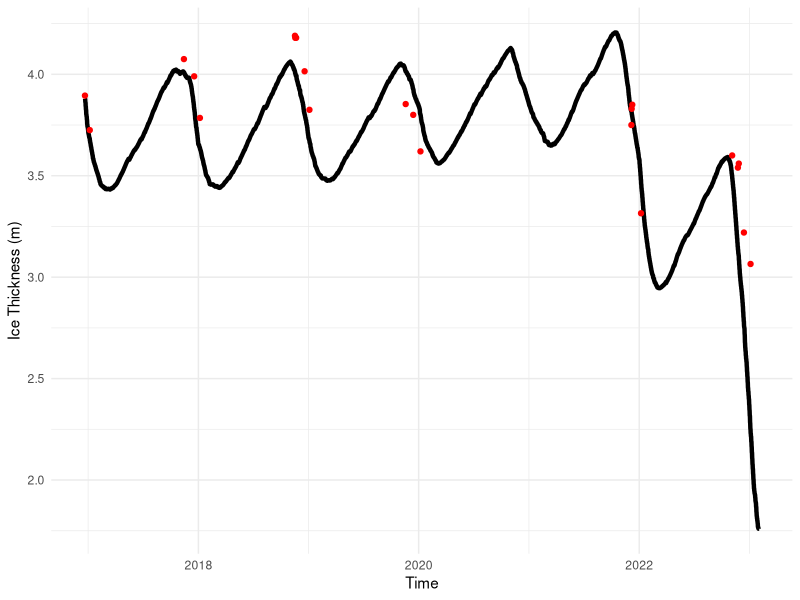
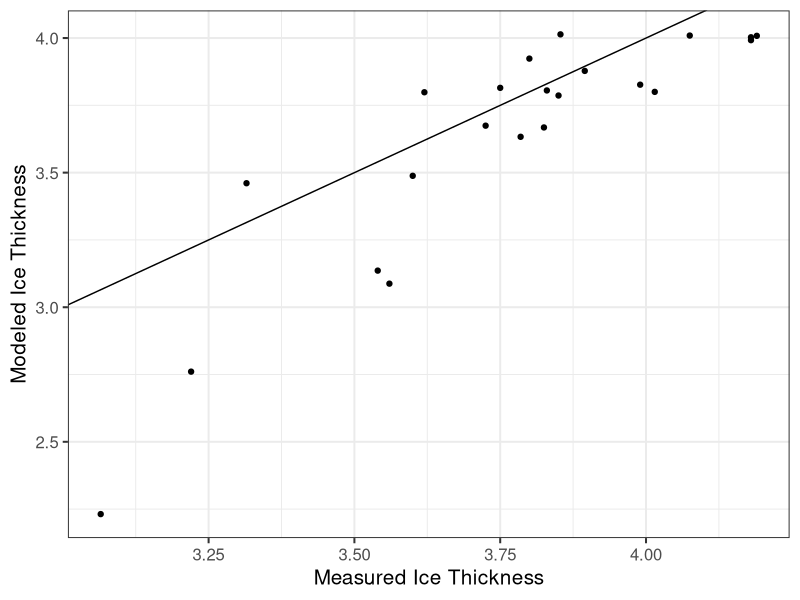
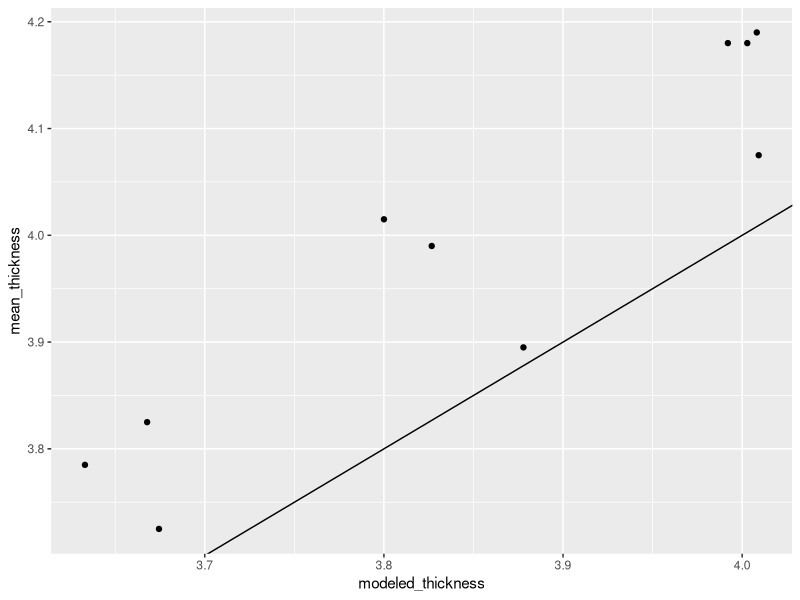

The R script that drew these images, in order:
########## Thermal Diffusion Model Result Interpretation #########
library(tidyverse)

setwd("/Users/charliedougherty/Documents/R-Repositories/MCM-LTER-MS")

# load file
GEE_corrected <- read_csv("data/thermal diffusion model data/model_outputs/GEE_output_corrected_20250304.csv") |> 
  group_by(time) |> 
  summarize(thickness = max(thickness)) |> 
  mutate(time = ymd_hms(time)) |> 
  filter(time < "2023-02-01")

# ice thickness data
ice_thick <- read_csv("data/lake ice/mcmlter-lake-ice_thickness-20230726 (1).csv") |>
  mutate(date_time = mdy_hm(date_time), 
         z_water_m = z_water_m*-1) |> 
  filter(lake == "East Lake Bonney", 
         ) |> 
  filter(date_time > "2016-12-01" & date_time < "2025-02-01") |> 
  group_by(date_time) |> 
  summarize(mean_thickness = mean(z_water_m, na.rm = T))

# plot modeled ice thickness against the measured thickness
ggplot() + 
  geom_line(data = GEE_corrected, aes(x = time, y = thickness), linewidth = 1.50) + 
  geom_point(data = ice_thick, aes(x = date_time, y = mean_thickness), color = "red") +
  xlab("Time") + ylab("Ice Thickness (m)") + 
  theme_minimal()

# sum model output to a daily average, to compare to measured ice thickness
# goal here is to see how large the gap is between modeled data and measured data 

modeled_daily <- GEE_corrected |> 
  mutate(time = ymd_hms(time), 
         date_time = date(time)) |> 
  group_by(date_time) |> 
  summarize(modeled_thickness = mean(thickness))

### join two datasets together to compare dates
comp <- ice_thick |> 
  left_join(modeled_daily, by = join_by(date_time))

#plot modeled and measured against each other
ggplot(comp, aes(mean_thickness, modeled_thickness)) + 
  geom_point() + 
  geom_abline() + 
  xlab("Measured Ice Thickness") + ylab("Modeled Ice Thickness") + 
  theme_bw(base_size = 15)

#ggsave(filename = "plots/manuscript/chapter 2/modeledice_vs_measuredice.png", 
#       width = 8, height = 6, dpi = 700)

linear_model = lm(modeled_thickness ~mean_thickness, data = comp)

summary(linear_model)

thickness_pivot <- comp |> 
  pivot_longer(cols = c(modeled_thickness, mean_thickness), 
               names_to = "measurement_type", values_to = "thickness") |> 
  select(date_time, measurement_type, thickness)

# plot output to confirm join worked
#ggplot(thickness_pivot, aes(date_time, thickness, color = measurement_type)) +
#  geom_()


# what if you remove data past 2022, when the longwave data gets particularly bad
comp2 <- comp |> 
  filter(date_time < "2019-05-01")

lin_model_filtered = lm(modeled_thickness ~mean_thickness, data = comp2)
summary(lin_model_filtered)

## if you ignore data past 2021, the r_squared value is 0.87. If you include 

ggplot(comp2, aes(modeled_thickness, mean_thickness)) + 
  geom_point() + 
  geom_abline()
